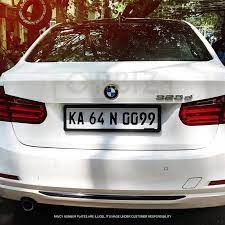
#> input picture Computer Vision using Python/dataset/car2.jpg, 225 x 225 px
$ python 13-number-plate-detection.py
#> lines starting #> are read from the running program, lines starting #| are printed output that depends on the picture; after the words box and inside, x2 and y2 are one past the last pixel; in counts of white or black regions, pixels touching at a corner belong together
# -*- coding: utf-8 -*-
"""
Created on Mon Mar  7 17:46:19 2022

@author: siddharth
"""

import cv2


w = 640
h = 480
minArea = 500
number_plate = cv2.CascadeClassifier("dataset/HaarCascade_numberPlate.xml")


img = cv2.imread("dataset/car2.jpg")
#> img is the input picture: shape (225, 225, 3); mean B, G, R 124.1, 129.8, 141.2
imgGray = cv2.cvtColor(img, cv2.COLOR_BGR2GRAY)
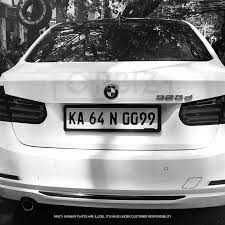
#> imgGray: shape (225, 225); min 0, max 255, mean 132.6

nPlate = number_plate.detectMultiScale(imgGray, 1.1, 1)
#> nPlate = [[35, 96, 131, 44]]

for (x, y, w, h) in nPlate:
    area = w*h
    if area > minArea:
        cv2.rectangle(img, (x, y), (x+w, y+h), (0, 255, 0), 2)
        cv2.putText(img, "Number Plate", (x, y-5), cv2.FONT_HERSHEY_COMPLEX_SMALL, 1, (0, 255, 0), 2)
    imgROI = img[y:y+h, x:x+w]
    cv2.imshow("Number Detected", imgROI)
#> this loop made 1 pass
#> (x, y, w, h, area) on pass 1: (35, 96, 131, 44, 5764)
#> pass 1, `imgROI = img[y:y+h, x:x+w]`:
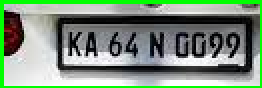
#> imgROI: shape (44, 131, 3) (shown 2 times larger); mean B, G, R 123.8, 145.8, 123.4
#> after the loop:
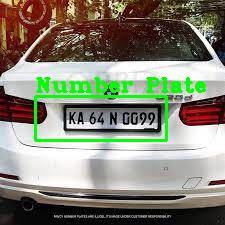
#> img: shape (225, 225, 3); 4.52% of pixels changed, all inside (x1, y1, x2, y2) = (34, 77, 206, 142)

cv2.imshow("sample", img)
cv2.waitKey(0)
cv2.destroyAllWindows()
